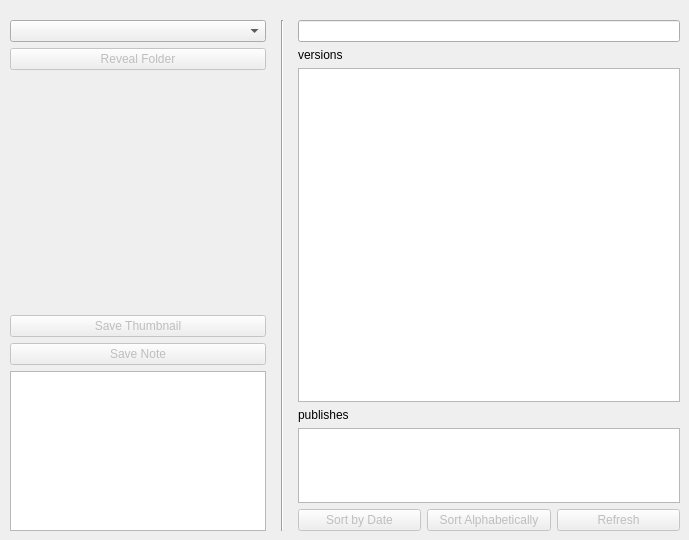
    <widget class="QWidget" name="shots_tab">
     <attribute name="title">
      <string>Shots</string>
     </attribute>
     <widget class="QWidget" name="horizontalLayoutWidget_3">
      <property name="geometry">
       <rect>
        <x>10</x>
        <y>20</y>
        <width>670</width>
        <height>511</height>
       </rect>
      </property>
      <layout class="QHBoxLayout" name="layout_shots_horizontal">
       <item>
        <layout class="QVBoxLayout" name="layout_shots_left_vertical">
         <item>
          <widget class="QComboBox" name="shot_combo"/>
         </item>
         <item>
          <widget class="QPushButton" name="shot_reveal">
           <property name="enabled">
            <bool>false</bool>
           </property>
           <property name="text">
            <string>Reveal Folder</string>
           </property>
          </widget>
         </item>
         <item>
          <spacer name="verticalSpacer">
           <property name="orientation">
            <enum>Qt::Vertical</enum>
           </property>
           <property name="sizeHint" stdset="0">
            <size>
             <width>20</width>
             <height>40</height>
            </size>
           </property>
          </spacer>
         </item>
         <item>
          <widget class="QLabel" name="shot_thumbnail">
           <property name="sizePolicy">
            <sizepolicy hsizetype="Fixed" vsizetype="Fixed">
             <horstretch>0</horstretch>
             <verstretch>0</verstretch>
            </sizepolicy>
           </property>
           <property name="minimumSize">
            <size>
             <width>256</width>
             <height>144</height>
            </size>
           </property>
           <property name="maximumSize">
            <size>
             <width>16777215</width>
             <height>144</height>
            </size>
           </property>
           <property name="text">
            <string/>
           </property>
           <property name="pixmap">
            <pixmap>default.png</pixmap>
           </property>
          </widget>
         </item>
         <item>
          <widget class="QPushButton" name="shot_save_thumbnail">
           <property name="enabled">
            <bool>false</bool>
           </property>
           <property name="text">
            <string>Save Thumbnail</string>
           </property>
          </widget>
         </item>
         <item>
          <widget class="QPushButton" name="shot_save_note">
           <property name="enabled">
            <bool>false</bool>
           </property>
           <property name="text">
            <string>Save Note</string>
           </property>
          </widget>
         </item>
         <item>
          <widget class="QTextEdit" name="shot_note">
           <property name="sizePolicy">
            <sizepolicy hsizetype="Fixed" vsizetype="Fixed">
             <horstretch>0</horstretch>
             <verstretch>0</verstretch>
            </sizepolicy>
           </property>
           <property name="minimumSize">
            <size>
             <width>256</width>
             <height>0</height>
            </size>
           </property>
           <property name="maximumSize">
            <size>
             <width>260</width>
             <height>160</height>
            </size>
           </property>
           <property name="html">
            <string>&lt;!DOCTYPE HTML PUBLIC &quot;-//W3C//DTD HTML 4.0//EN&quot; &quot;http://www.w3.org/TR/REC-html40/strict.dtd&quot;&gt;
&lt;html&gt;&lt;head&gt;&lt;meta name=&quot;qrichtext&quot; content=&quot;1&quot; /&gt;&lt;style type=&quot;text/css&quot;&gt;
p, li { white-space: pre-wrap; }
&lt;/style&gt;&lt;/head&gt;&lt;body style=&quot; font-family:'MS Shell Dlg 2'; font-size:8.25pt; font-weight:400; font-style:normal;&quot;&gt;
&lt;p style=&quot; margin-top:0px; margin-bottom:0px; margin-left:0px; margin-right:0px; -qt-block-indent:0; text-indent:0px;&quot;&gt;&lt;span style=&quot; font-family:'.Lucida Grande UI'; font-size:13pt;&quot;&gt;&lt;br /&gt;&lt;/span&gt;&lt;/p&gt;&lt;/body&gt;&lt;/html&gt;</string>
           </property>
          </widget>
         </item>
        </layout>
       </item>
       <item>
        <widget class="Line" name="shots_vertical_line">
         <property name="minimumSize">
          <size>
           <width>20</width>
           <height>0</height>
          </size>
         </property>
         <property name="frameShadow">
          <enum>QFrame::Sunken</enum>
         </property>
         <property name="orientation">
          <enum>Qt::Vertical</enum>
         </property>
        </widget>
       </item>
       <item>
        <layout class="QVBoxLayout" name="layout_shots_right_vertical">
         <item>
          <widget class="QLineEdit" name="shot_filter"/>
         </item>
         <item>
          <widget class="QLabel" name="shot_versions_label">
           <property name="text">
            <string>versions</string>
           </property>
          </widget>
         </item>
         <item>
          <widget class="QListWidget" name="shot_versions">
           <property name="alternatingRowColors">
            <bool>true</bool>
           </property>
          </widget>
         </item>
         <item>
          <widget class="QLabel" name="shot_publishes_label">
           <property name="text">
            <string>publishes</string>
           </property>
          </widget>
         </item>
         <item>
          <widget class="QListWidget" name="shot_publishes">
           <property name="maximumSize">
            <size>
             <width>16777215</width>
             <height>75</height>
            </size>
           </property>
           <property name="alternatingRowColors">
            <bool>true</bool>
           </property>
          </widget>
         </item>
         <item>
          <layout class="QHBoxLayout" name="layout_shots_buttons_horizontal">
           <item>
            <widget class="QPushButton" name="btn_shot_sortdate">
             <property name="enabled">
              <bool>false</bool>
             </property>
             <property name="text">
              <string>Sort by Date</string>
             </property>
            </widget>
           </item>
           <item>
            <widget class="QPushButton" name="btn_shot_sortalpha">
             <property name="enabled">
              <bool>false</bool>
             </property>
             <property name="text">
              <string>Sort Alphabetically</string>
             </property>
            </widget>
           </item>
           <item>
            <widget class="QPushButton" name="btn_shot_refresh">
             <property name="enabled">
              <bool>false</bool>
             </property>
             <property name="text">
              <string>Refresh</string>
             </property>
            </widget>
           </item>
          </layout>
         </item>
        </layout>
       </item>
      </layout>
     </widget>
    </widget>
